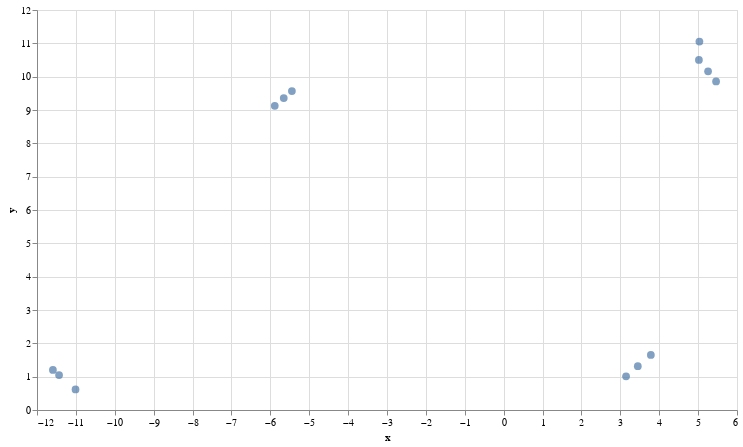

The notebook cell saved with this chart:
### Code cell
# UMAP reduces the dimensions from 1024 to 2 dimensions that we can plot
reducer = umap.UMAP(n_neighbors=2)
umap_embeds = reducer.fit_transform(qa_confusing)
# Prepare the data to plot and interactive visualization
# using Altair
#df_explore = pd.DataFrame(data={'text': qa['text']})
#print(df_explore)

#df_explore = pd.DataFrame(data={'text': qa_df[0]})
df_explore = qa_df_confusing
df_explore['x'] = umap_embeds[:,0]
df_explore['y'] = umap_embeds[:,1]

# Plot
chart = alt.Chart(df_explore).mark_circle(size=60).encode(
    x=#'x',
    alt.X('x',
        scale=alt.Scale(zero=False)
    ),
    y=
    alt.Y('y',
        scale=alt.Scale(zero=False)
    ),
    tooltip=['text']
).properties(
    width=700,
    height=400
)
chart.interactive()

### Figure 1 — Vega-Lite specification as saved in the notebook (floating-point values rounded to 4 significant figures)
{"config": {"view": {"continuousWidth": 300, "continuousHeight": 300}}, "data": {"name": "data-86c57738c24da27811fed41421dcbe06"}, "mark": {"type": "circle", "size": 60}, "encoding": {"tooltip": [{"field": "text", "type": "nominal"}], "x": {"field": "x", "scale": {"zero": false}, "type": "quantitative"}, "y": {"field": "y", "scale": {"zero": false}, "type": "quantitative"}}, "height": 400, "params": [{"name": "param_2", "select": {"type": "interval", "encodings": ["x", "y"]}, "bind": "scales"}], "width": 700, "$schema": "https://vega.github.io/schema/vega-lite/v5.15.1.json", "datasets": {"data-86c57738c24da27811fed41421dcbe06": [{"text": "Where is the world cup?", "x": 5.256, "y": 10.16}, {"text": "What color is the sky?", "x": 3.785, "y": 1.651}, {"text": "Where does the bear live?", "x": -5.655, "y": 9.358}, {"text": "What is an apple?", "x": -11.43, "y": 1.047}, {"text": "The world cup is in Qatar", "x": 5.021, "y": 10.5}, {"text": "The world cup is in the moon", "x": 5.033, "y": 11.05}, {"text": "The previous world cup was in Russia", "x": 5.462, "y": 9.858}, {"text": "The sky is green", "x": 3.449, "y": 1.314}, {"text": "The sky is blue", "x": 3.147, "y": 1.012}, {"text": "The bear lives in the the woods", "x": -5.445, "y": 9.567}, {"text": "The bear lives in his apartment", "x": -5.886, "y": 9.127}, {"text": "An apple is a fruit", "x": -11.59, "y": 1.201}, {"text": "Apple is a company", "x": -11.01, "y": 0.6185}]}}
